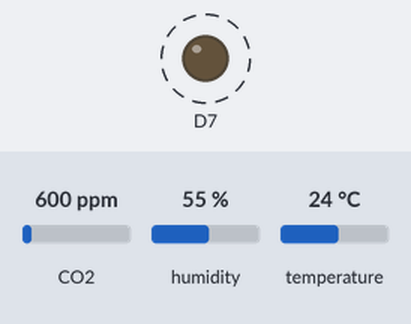
This sketch was run on a simulated ESP8266 (NodeMCU). Shown: output pins drawn as LEDs (lit = HIGH). Dashed ring = blinking. The inputs (shaded band) are chosen by the test bench; at power-on: CO2 600 ppm, humidity 55 %, temperature 24 °C. WiFi joins after 1.5 s; servers stay silent unless stated; what the sketch prints to the serial monitor is not drawn.

Above: at 2.3 s.
Timing chart, 0 to 7.2 s (numbered marks = the images above):
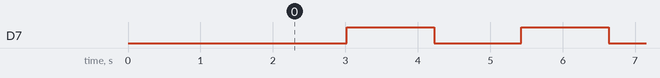

Measured:
- by itself, D7: alternates HIGH for 1.2 s and LOW for 1.2 s

The sketch:

testwifi.ino
```cpp
/*
 *  Simple HTTP get webclient test
 */
#include <ESP8266WiFi.h>

#include <Wire.h>
#include "SparkFun_SCD30_Arduino_Library.h"


const char* ssid     = "Valhalla";
const char* password = "cloudypanda668";

const char* host_report = "192.168.1.15";
uint16_t port_report = 8080;
const char* url_report = "/api/v1/md5XHApKw4UMDAmOfB1R/telemetry";

SCD30 airSensor;


void setup() {
  Serial.begin(115200);
  delay(100);

  // init WiFi
  Serial.println();
  Serial.println();
  Serial.print("Connecting to ");
  Serial.println(ssid);

  WiFi.begin(ssid, password);

  while (WiFi.status() != WL_CONNECTED) {
    delay(500);
    Serial.print(".");
  }

  Serial.println("");
  Serial.println("WiFi connected");
  Serial.println("IP address: ");
  Serial.println(WiFi.localIP());
  Serial.print("Netmask: ");
  Serial.println(WiFi.subnetMask());
  Serial.print("Gateway: ");
  Serial.println(WiFi.gatewayIP());

  // init SCD
  Wire.begin(D1, D2);
  Serial.println("SCD30 Example");
  airSensor.begin(); //This will cause readings to occur every two seconds

  // init LED
  pinMode(13, OUTPUT);
  digitalWrite(13, LOW);
}

int value = 0;

void loop() {
  if (airSensor.dataAvailable())
  {
    uint16_t co2 = airSensor.getCO2();
    float temp = airSensor.getTemperature();
    float humidity = airSensor.getHumidity();

    Serial.print("co2(ppm):");
    Serial.print(co2);
    Serial.print(" temp(C):");
    Serial.print(temp, 1);
    Serial.print(" humidity(%):");
    Serial.print(humidity, 1);
    Serial.println();

    WiFiClient client;
    if (!client.connect(host_report, port_report)) {
      Serial.print("connection failed to: ");
      Serial.print(host_report);
      Serial.print(":");
      Serial.println(port_report);
    } else {
      String postData = String("{") +
        "\"co2\": " + co2 + ", " +
        "\"temperature\": " + temp + ", " +
        "\"humidity\": " + humidity +
      "}";
      Serial.print("Requesting URL: ");
      Serial.println(url_report);
      client.print(String("POST ") + url_report + " HTTP/1.1" + "\r\n" +
        "Host: " + host_report + "\r\n" +
        "Port: " + port_report + "\r\n" +
        "Content-Type: application/json" + "\r\n"
        "Content-Length:" + postData.length() + "\r\n"
      );
      client.print("\r\n");
      client.print(postData);
      client.print("\r\n\r\n");
      Serial.println(postData);
    }
  }

  if (value % 2) {
    digitalWrite(13, HIGH);
  } else {
    digitalWrite(13, LOW);
  }

  delay(1000);
  ++value;

  /*
  return;

  delay(5000);

  Serial.print("connecting to ");
  Serial.println(host);

  // Use WiFiClient class to create TCP connections
  WiFiClient client;
  const int httpPort = 80;
  if (!client.connect(host, httpPort)) {
    Serial.println("connection failed");
    return;
  }

  // We now create a URI for the request
  String url = "/testwifi/index.html";
  Serial.print("Requesting URL: ");
  Serial.println(url);

  // This will send the request to the server
  client.print(String("GET ") + url + " HTTP/1.1\r\n" +
               "Host: " + host + "\r\n" +
               "Connection: close\r\n\r\n");
  delay(500);

  // Read all the lines of the reply from server and print them to Serial
  while(client.available()){
    String line = client.readStringUntil('\r');
    Serial.print(line);
  }

  Serial.println();
  Serial.println("closing connection");
  */
}
```
